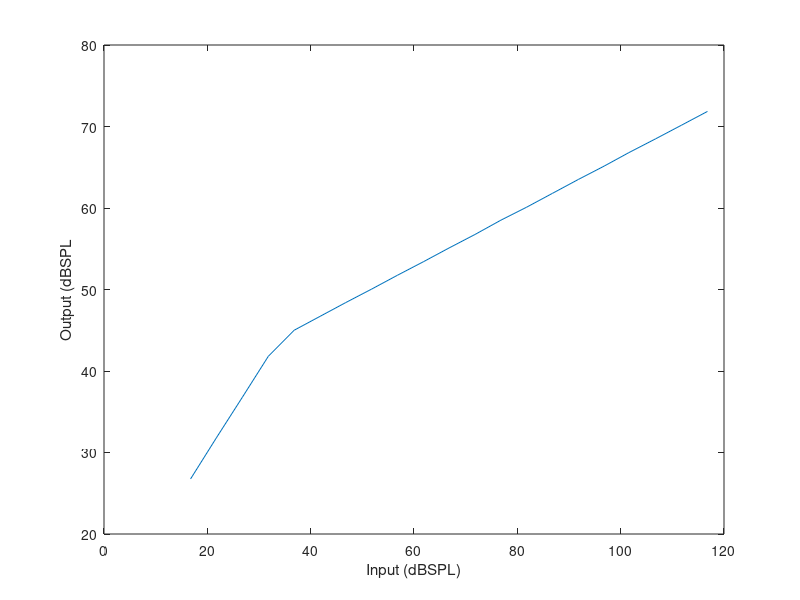

Write MATLAB code to recreate this figure.
clc;
close all;

%% Dynamic Range compression stuff

input = [16.75 21.75 26.8 31.8 36.8 41.8 46.8 51.8 56.8 61.8 66.8 71.8 76.8 81.8 86.8 91.8 96.8 101.6 106.8 111.8 116.8];
output = [26.75 31.8 36.8 41.8 45 46.7 48.4 50.05 51.75 53.4 55.1 56.75 58.5 60.1 61.8 63.5 65.14 66.8 68.5 70.17 71.85];


figure;
plot(input, output);
xlabel('Input (dBSPL)');
ylabel('Output (dBSPL');